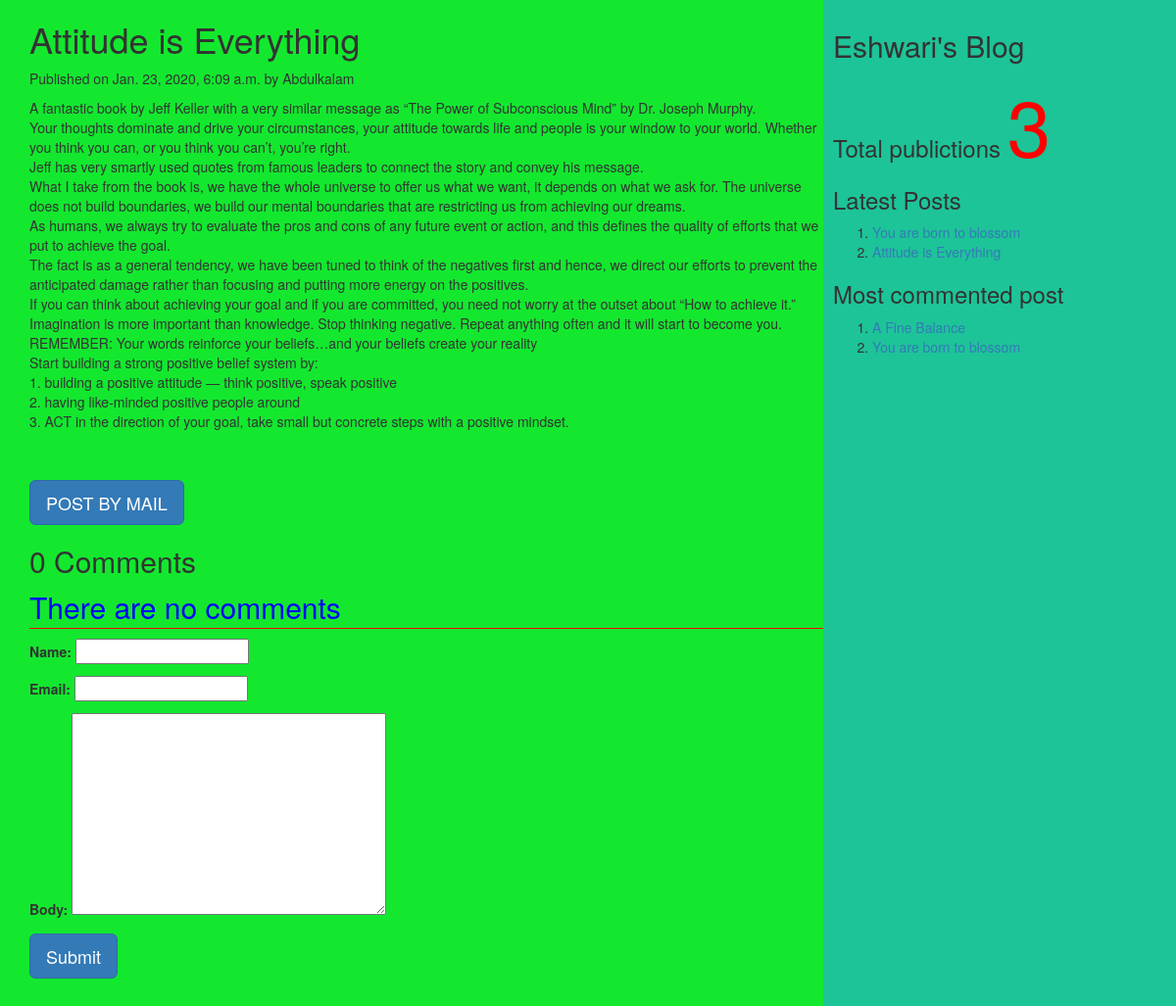
Page /2020/01/23/attitude-everything on the committed database.
### myApp/models.py (models this page shows, shortened)
class Post(models.Model):
          tags=TaggableManager()
          STATUS_CHOICES=(('draft','Draft'),('published','Published'))
          title=models.CharField(max_length=256)
          slug=models.SlugField(max_length=264,unique_for_date='publish')
          author=models.ForeignKey(User,related_name='blog_posts',on_delete= models.CASCADE)
          body=models.TextField()
          publish=models.DateTimeField(default=timezone.now)
          created=models.DateTimeField(auto_now_add=True)
          updated=models.DateTimeField(auto_now=True)
          status= models.CharField(max_length=10,choices=STATUS_CHOICES,default='draft')
          objects=CustomManager()
          class Meta:
                ordering=('-publish',)
          def get_absolute_url(self):
                return reverse('post_detail',args=[self.publish.year,self.publish.strftime('%m'),self.publish.strftime('%d'),self.slug])

### myApp/views.py (the view, shortened to what this page needs)
# urls.py: url(r'(?P<year>\d{4})/(?P<month>\d{2})/(?P<day>\d{2})/(?P<post>[-\w]+)',views.post_detail_view,name='post_detail'),
def post_detail_view(request,year,month,day,post):
    post=get_object_or_404(Post,slug=post,publish__year=year,publish__month=month,publish__day=day)
    comments=post.comments.filter(active=True)
    csubmit=False
    form=CommentForm()
    d={'post':post,'form':form,'csubmit':csubmit,'comments':comments}
    return render(request,'myApp/post_detail.html',d)

### myApp/forms.py
class CommentForm(forms.ModelForm):
    class Meta:
        model=Comment
        fields=('name','email','body')

### myApp/models.py (called while the page is built)
    def get_queryset(self):
        return super().get_queryset().filter(status='published')

### myApp/templatetags/mytags.py (called while the page is built)
@register.simple_tag
def total_posts():
    return Post.objects.count()

@register.inclusion_tag('myApp/latest_post.html')
def show_latest_posts(count=3):
    latest_posts=Post.objects.order_by('-publish')[:count]
    return {'latest_posts':latest_posts}

@register.simple_tag
def get_most_commented_posts(count=2):
    return Post.objects.annotate(total_comments=Count('comments')).order_by('-total_comments')[:count]

### templates/myApp/post_detail.html (shortened to what this page needs)
<html>
    {%extends 'myApp/parent.html'%}
        {%block content_block%}
        <h1>{{post.title}}</h1>
        <p>Published on {{post.publish}} by {{post.author|title}}</p>
        {{post.body|linebreaks}} <br><br>
        <a href="/{{post.id}}/share" class='btn btn-lg btn-primary'>POST BY MAIL</a>
        {%with comments.count as comments_count%}
        <h2>{{comments_count}} Comment{{comments_count|pluralize}}</h2>
        {%endwith%}
        {%if comments%}
         {%for c in comments%}
         <p>Comment {{forloop.counter}} by {{c.name}}</p>
        <div>{{c.body|linebreaks}}</div>
        <hr>
        {%endfor%}
        {%else%}
         <p style="color:blue;font-size:30px;font-style:bold;border-bottom:1px red solid;">There are no comments</p>
        {%endif%}
         {%if csubmit%}
         <h2>Thank you..Your comment has been added successfully!!</h2>
         {%else%}
         <form  method="post">
           {{form.as_p}}
           <input type="submit" class='btn btn-lg btn-primary' value="Submit">
         </form>
         {%endif%}
        {%endblock%}

### templates/myApp/parent.html (shortened to what this page needs)
<html>
{%load mytags%}
    <head>
        <link rel="stylesheet" href="https://maxcdn.bootstrapcdn.com/bootstrap/3.3.7/css/bootstrap.min.css">
    </head>
    <body>
        <div class="content" style="width:70%;float:left;background-color:#13e82f;height:300%;padding:0 0 0 30px">
              {%block content_block%}
              {%endblock%}
        </div>
        <div class="sidebar" style="width:30%;float:right;background-color:#1dc498;height:300%;padding:10px">
            <h2>Eshwari's Blog</h2>
            <h3>Total publictions
              <span style="color:red;font-size:80px">
              {%total_posts%}</span>
              <h3>Latest Posts</h3>
              {% show_latest_posts 2 %}
              <h3>Most commented post</h3>
              {%get_most_commented_posts as m%}
              <ol>
                {%for post in m%}
                <li><a href="{{post.get_absolute_url}}">{{post.title}}</a></li>
                {%endfor%}
              </ol>
            </h3>
        </div>
    </body>
</html>

### templates/myApp/latest_post.html
<!DOCTYPE html>
<html lang="en" dir="ltr">
  <body>
    <ol>
    {%for post in latest_posts%}
    <li><a href="{{post.get_absolute_url}}">{{post.title}}</a></li>
    {%endfor%}
    </ol>
  </body>
</html>

### rows in the picture
Post: title "Attitude is Everything", publish "Jan. 23, 2020, 6:09 a.m.", author "Abdulkalam", body "A fantastic book by Jeff Keller with a very similar message as “The Power of Subconscious Mind” by Dr. Joseph Murphy. Your thoughts dominate and drive your circumstances, your attitude towards life and people is your window to your world. Whether you think you can, or you think you can’t, you’re right. Jeff has very smartly used quotes from famous leaders to connect the story and convey his message. What I take from the book is, we have the whole universe to offer us what we want, it depends on what we ask for. The universe does not build boundaries, we build our mental boundaries that are restricting us from achieving our dreams. As humans, we always try to evaluate the pros and cons of…"
Post: title "You are born to blossom"
Post: title "A Fine Balance"

### other values in the picture
{{ comments_count }} "0"
